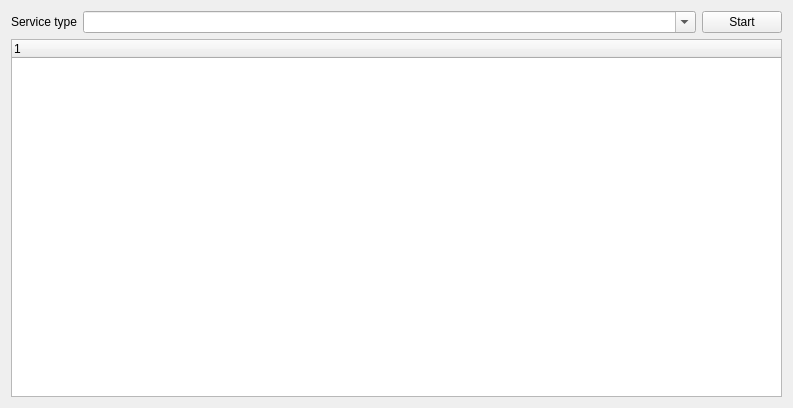
<?xml version="1.0" encoding="UTF-8"?>
<ui version="4.0">
 <class>xToolsMdnsAssistant</class>
 <widget class="QWidget" name="xToolsMdnsAssistant">
  <property name="geometry">
   <rect>
    <x>0</x>
    <y>0</y>
    <width>793</width>
    <height>408</height>
   </rect>
  </property>
  <property name="windowTitle">
   <string notr="true">Form</string>
  </property>
  <layout class="QGridLayout" name="gridLayout">
   <item row="0" column="0">
    <widget class="QLabel" name="label">
     <property name="text">
      <string>Service type</string>
     </property>
    </widget>
   </item>
   <item row="0" column="2">
    <widget class="QPushButton" name="pushButtonStart">
     <property name="text">
      <string>Start</string>
     </property>
    </widget>
   </item>
   <item row="1" column="0" colspan="3">
    <widget class="QTreeWidget" name="treeWidget">
     <column>
      <property name="text">
       <string notr="true">1</string>
      </property>
     </column>
    </widget>
   </item>
   <item row="0" column="1">
    <widget class="QComboBox" name="comboBox">
     <property name="sizePolicy">
      <sizepolicy hsizetype="Expanding" vsizetype="Fixed">
       <horstretch>0</horstretch>
       <verstretch>0</verstretch>
      </sizepolicy>
     </property>
     <property name="editable">
      <bool>true</bool>
     </property>
    </widget>
   </item>
  </layout>
 </widget>
 <resources/>
 <connections/>
</ui>
